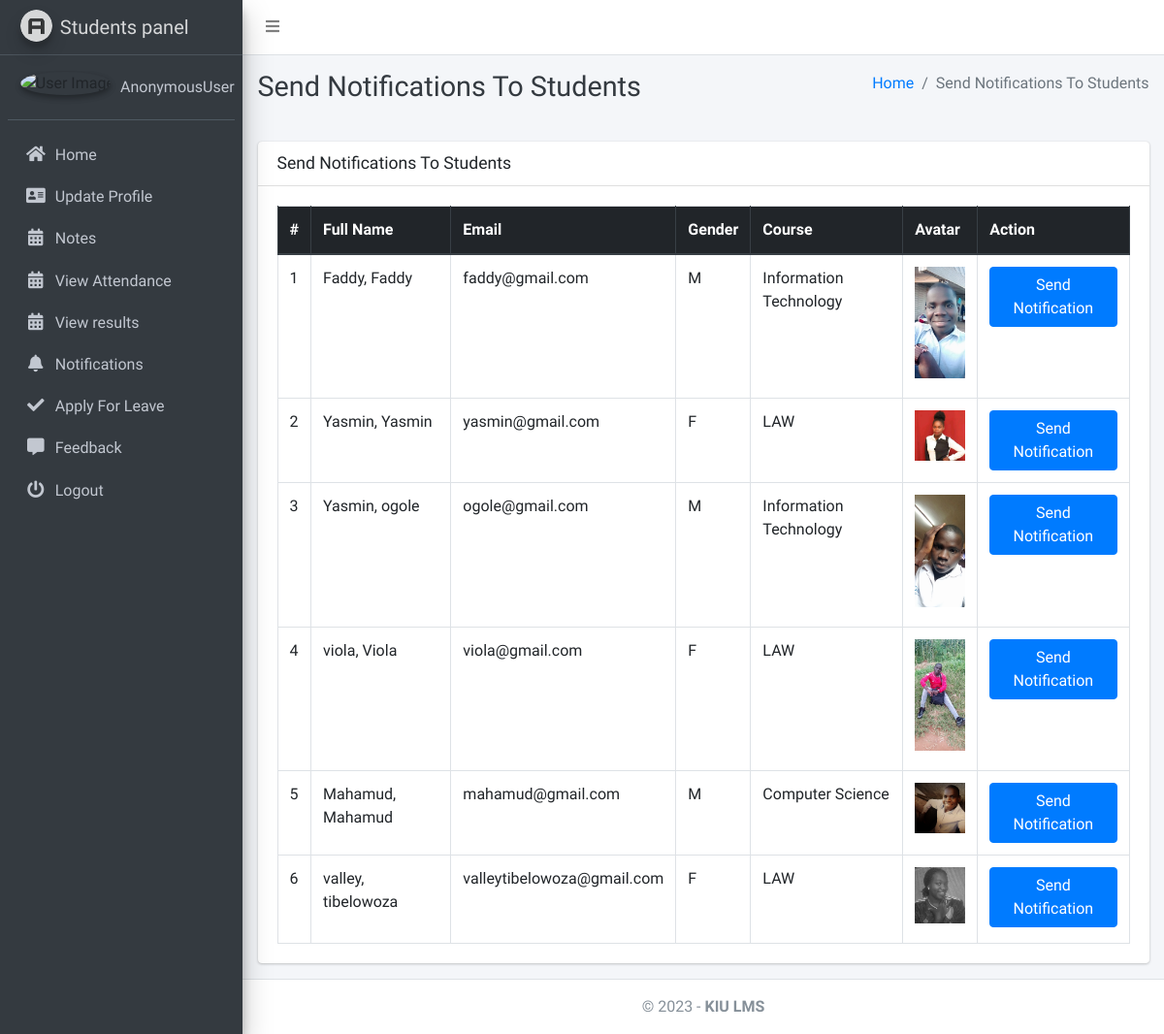
/admin_notify_student, run on the app's committed database.
### studentsmanagementapp/models.py (models this page shows, shortened)
class CustomUser(AbstractUser):
    USER_TYPE = ((1, "HOD"), (2, "Staff"), (3, "Student"))
    GENDER = [("M", "Male"), ("F", "Female")]
    username = None  # Removed username, using email instead
    email = models.EmailField(unique=True)
    user_type = models.CharField(default=1, choices=USER_TYPE, max_length=1)
    gender = models.CharField(max_length=1, choices=GENDER)
    profile_pic = models.ImageField(null=True)
    address = models.TextField()
    fcm_token = models.TextField(default="")  # For firebase notifications
    created_at = models.DateTimeField(auto_now_add=True)
    updated_at = models.DateTimeField(auto_now=True)
    USERNAME_FIELD = "email"
    REQUIRED_FIELDS = []
    objects = CustomUserManager()

class Student(models.Model):
    admin = models.OneToOneField(CustomUser, on_delete=models.CASCADE)
    course = models.ForeignKey(Course, on_delete=models.DO_NOTHING, null=True, blank=False)
    session = models.ForeignKey(Session, on_delete=models.DO_NOTHING, null=True)

class Course(models.Model):
    name = models.CharField(max_length=120)
    created_at = models.DateTimeField(auto_now_add=True)
    updated_at = models.DateTimeField(auto_now=True)

### studentsmanagementapp/hod_views.py (the view)
# urls.py: path("admin_notify_student", hod_views.admin_notify_student, name='admin_notify_student'),
def admin_notify_student(request):
    student = CustomUser.objects.filter(user_type=3)
    context = {
        'page_title': "Send Notifications To Students",
        'students': student
    }
    return render(request, "hod_template/student_notification.html", context)

### studentsmanagementapp/templates/hod_template/student_notification.html (shortened to what this page needs)
{% extends 'main_app/base.html' %}
{% load static %}
{% block page_title %}{{page_title}}{% endblock page_title %}
{% block content %}
<section class="content">
    <div class="container-fluid">
        <div class="row">
            <div class="col-md-12">
                <div class="card">
                    <div class="card-header">
                        <h3 class="card-title">{{page_title}}</h3>
                    </div>
                    <div class="card-body">
                        <table id="example2" class="table table-bordered table-hover">
                            <thead class="thead-dark">
                                <tr>
                                    <th>#</th>
                                    <th>Full Name</th>
                                    <th>Email</th>
                                    <th>Gender</th>
                                    <th>Course</th>
                                    <th>Avatar</th>
                                    <th>Action</th>
                                </tr>
                            </thead>
                            <tbody>
                                {% for student in students %}
                                <tr>
                                    <td>{{ forloop.counter }}</td>
                                    <td>{{student.last_name}}, {{student.first_name}}</td>
                                    <td>{{student.email}}</td>
                                    <td>{{student.gender}}</td>
                                    <td>{{student.student.course.name}}</td>
                                    <td>
                                        {% if student.profile_pic == ""  %}
                                        No Image
                                        {% else %}
                                        <img class="img img-fluid mb-2" height="56" width="56"
                                            src="{{student.profile_pic}}" alt="">
                                        {% endif %}
                                    </td>
                                    <td><button data-toggle = "modal" data-target = "#myModal"class="btn btn-primary show_notification" value="{{student.id}}">Send Notification</button>
                                    </td>
                                </tr>
                                {% endfor %}
                            </tbody>
                        </table>
                    </div>
                </div>
            </div>
        </div>
    </div>
</section>
{% endblock content %}

### data on the page
CustomUser: last_name "Faddy", first_name "Faddy", email "faddy@gmail.com", gender "M", student.course.name "Information Technology", profile_pic (picture)
CustomUser: last_name "Yasmin", first_name "Yasmin", email "yasmin@gmail.com", gender "F", student.course.name "LAW", shows a picture
CustomUser: last_name "Yasmin", first_name "ogole", email "ogole@gmail.com", gender "M", student.course.name "Information Technology", profile_pic (picture)
CustomUser: last_name "viola", first_name "Viola", email "viola@gmail.com", gender "F", student.course.name "LAW", profile_pic (picture)
CustomUser: last_name "Mahamud", first_name "Mahamud", email "mahamud@gmail.com", gender "M", student.course.name "Computer Science", profile_pic (picture)
CustomUser: last_name "valley", first_name "tibelowoza", email "valleytibelowoza@gmail.com", gender "F", student.course.name "LAW", profile_pic (picture)

### other printed values
{{ user }} "AnonymousUser"
{{ page_title }} "Send Notifications To Students"
